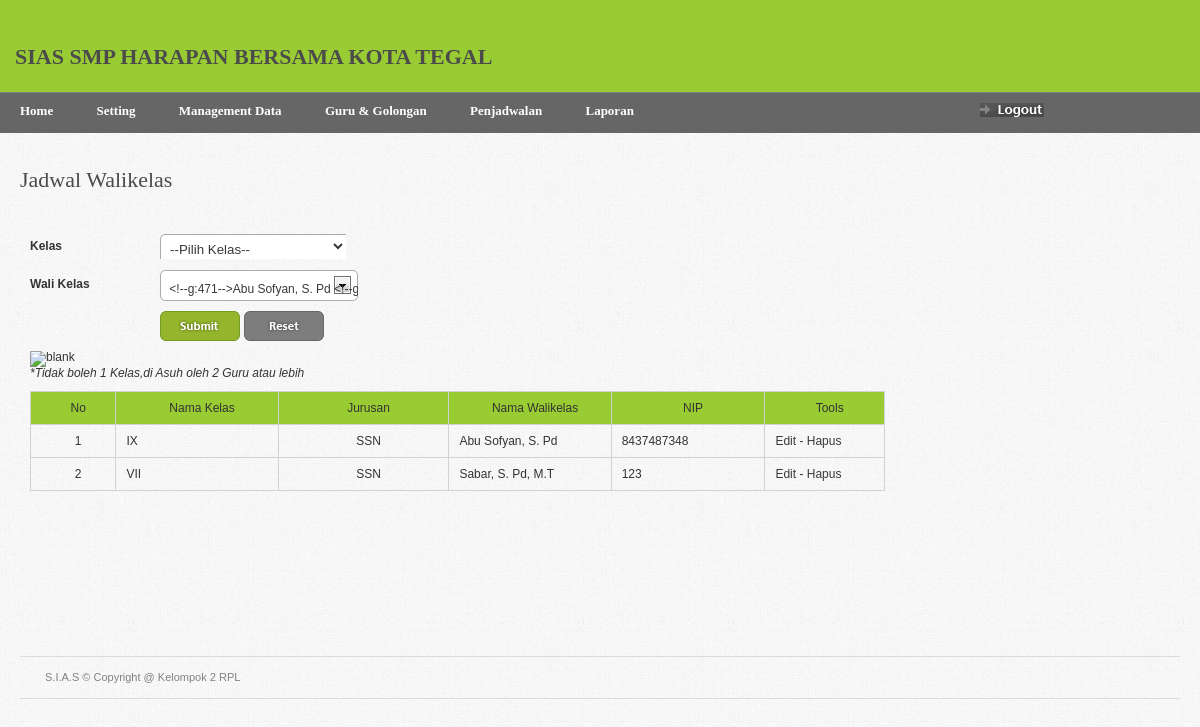
Screenshot of /home.php?page=jadwal_walikelas (signed in) with the database file from the repository.
### tables this page shows
CREATE TABLE IF NOT EXISTS `tbl_jwalikelas` (
  `id_jwalikelas` int(5) NOT NULL auto_increment,
  `nama_kelas` varchar(10) NOT NULL,
  `jurusan` varchar(10) NOT NULL,
  `id_guru` int(5) NOT NULL,
  `nip` char(20) NOT NULL,
  PRIMARY KEY  (`id_jwalikelas`)
);

CREATE TABLE IF NOT EXISTS `data_guru` (
  `id_guru` int(3) NOT NULL auto_increment,
  `nama_guru` varchar(20) NOT NULL,
  `nip` varchar(12) NOT NULL,
  `kota` varchar(30) NOT NULL,
  `tgl` int(2) NOT NULL,
  `bln` varchar(15) NOT NULL,
  `thn` int(4) NOT NULL,
  `kelamin` enum('laki-laki','perempuan') NOT NULL,
  `agama` varchar(20) NOT NULL,
  `alamat_guru` text NOT NULL,
  `tm_tanggal` int(2) NOT NULL,
  `tm_bulan` varchar(15) NOT NULL,
  `tm_tahun` int(4) NOT NULL,
  `pendidikan` varchar(30) NOT NULL,
  `golongan` varchar(30) NOT NULL,
  `jabatan` varchar(30) NOT NULL,
  `gambar` varchar(40) NOT NULL,
  `username` varchar(20) NOT NULL,
  `password` varchar(100) NOT NULL,
  PRIMARY KEY  (`id_guru`)
);

### jadwal_walikelas.php (the view, shortened to what this page needs)
<div id="page-heading">
    <h1>Jadwal Walikelas</h1>
</div>
<table border="0" width="100%" cellpadding="0" cellspacing="0" id="content-table">
<tr>
    <th rowspan="3" class="sized">&nbsp;</th>
    <th class="topleft"></th>
    <td id="tbl-border-top">&nbsp;</td>
    <th class="topright"></th>
    <th rowspan="3" class="sized">&nbsp;</th>
</tr>
<tr>
    <td id="tbl-border-left"></td>
    <td>
    <div id="content-table-inner">
    		<form action="?page=jadwal_walikelas" method="post">
 	        <table border="0" width="100%" cellpadding="0" cellspacing="0">
            <tr valign="top">
              <td>
                  <table border="0" cellpadding="0" cellspacing="0"  id="id-form">
                    <tr>
                      <th valign="top">Kelas</th>
                      <td>
	      <?php
						echo '<select name="nama_kelas" class="inp-form" onchange="document.getElementById(\'prd_name\').value = prdName[this.value]">'; echo '<option>--Pilih Kelas--</option>';
						echo '</select>'; ?>
	     </label></td>
			</tr>
			 <tr>
                      <th valign="top">Wali Kelas</th>
                      <td>
                      </td>
                    </tr>
                    <tr>
                      <th>&nbsp;</th>
                      <td valign="top"><input type="submit" name="submit" value="" class="form-submit" />
                          <input type="reset" value="" class="form-reset"  />
                      </td>
                    </tr>
                  </table>
              </td>
            </tr>
            <tr>
              <td><img src="images/shared/blank.gif" width="695" height="1" alt="blank" /></td>
            </tr>
        	</table>
			</form>
			<p><em>*Tidak boleh 1 Kelas,di Asuh oleh 2 Guru atau lebih<br /></em> </p>
			<p>&nbsp;</p>
        <form id="mainform" action="">
        <table border="0" width="75%" cellpadding="0" cellspacing="0" id="product-table">
        <tr bgcolor="#99CC33">
            <td width="10%"> <div align="center">No	</div></td>
            <td width="19%"> <div align="center">Nama Kelas</div>
              </td>
            <td width="20%"> <div align="center">Jurusan</div>
              </td>
            <td width="19%"> <div align="center">Nama Walikelas</div>
              </td>
            <td width="18%"> <div align="center">NIP</div>
              </td>
            <td width="14%"> <div align="center">Tools</div>
              </td>
        </tr>
        <?php
		$view=mysql_query("select * from tbl_jwalikelas jwalikelas, data_guru guru where jwalikelas.id_guru=guru.id_guru order by jwalikelas.id_jwalikelas asc");
		$no=0;
		while($row=mysql_fetch_array($view)){
		?>
		<tr>
            <td align="center"><?php echo $no=$no+1;?></td>
            <td><?php echo $row['nama_kelas'];?></td>
            <td align="center"><?php echo $row['jurusan'];?></td>
            <td><?php echo $row['nama_guru'];?>
              <div align="center"></div></td>
            <td><?php echo $row['nip'];?></td>
            <td class="options-width">
            <a href="?page=update_jwalikelas&id_jwalikelas=<?php echo $row['id_jwalikelas'];?>">Edit</a> -
			<a href="?page=hapus_jwalikelas&id_jwalikelas=<?php echo $row['id_jwalikelas'];?>">Hapus</a>
            </td>
        </tr>
		<?php
		}
		?>
        </table>
        </form>
    </div>
    </td>
    <td id="tbl-border-right"></td>
</tr>
<tr>
    <th class="sized bottomleft"></th>
    <td id="tbl-border-bottom">&nbsp;</td>
    <th class="sized bottomright"></th>
</tr>
</table>

### css/screen.css (style rules this page uses)
* { margin: 0; padding: 0; }
html, body { height: 100%; }
body { background: url(../images/gray_jean.png); color: #393939; font-family: Arial; font-size: 0px; line-height: 0; }
#content-table { font-size: 0px; line-height: 0px; }
#content-table th.sized { height: 15px; width: 15px; padding: 0; margin: 0; font-size: 0px; line-height: 0px; }
#content-table-inner { font-size: 12px; line-height: 12px; padding: 10px 0 20px 0; }
#tbl-border-top { background: top repeat-x; line-height: 0;font-size: 0px; height: 15px; }
#tbl-border-bottom { background: bottom repeat-x; line-height: 0;font-size: 0px; height: 15px; }
#tbl-border-left { background: left repeat-y; }
#tbl-border-right { background: right repeat-y; }
.topleft { background: no-repeat; width:15px; height:15px; }
.topright { background: no-repeat; width:15px; height:15px; }
.bottomleft { background: no-repeat; width:15px; height:15px; }
.bottomright { background: no-repeat; width:15px; height:15px; }
#page-heading { margin: 0 0 15px 20px; }
h1 { color: #4b4b4b; font-family: Tahoma; font-size: 22px; line-height: 24px; font-weight: normal; }
#product-table { margin-bottom: 20px; }
#product-table td a { color: #393939; }
#product-table td { border: 1px solid #d2d2d2; padding: 10px 0 10px 10px; }
td.options-width { padding: 0 0 0 2px; width: 100px; }
.form-submit { background: url(../images/forms/form_filter.gif) no-repeat; border: none; cursor: pointer; display: block; float: left; height: 30px; margin: 0 4px 0 0; padding: 0; text-indent: -3000px; width: 80px; }
.form-reset { background: url(../images/forms/form_reset.gif) no-repeat; border: none; cursor: pointer; display: block; float: left; height: 30px; text-indent: -3000px; width: 80px; }
.inp-form { background: url(../images/forms/form_inp.gif) no-repeat; border: none; color: #393939; height: 25px; padding: 6px 6px 0 6px; width: 186px; }
#id-form td { padding: 0 0 10px 0; }
#id-form th { line-height: 28px; min-width: 130px; padding: 0 0 10px 0; text-align: left; width: 130px; }
table { border-collapse: collapse; }
a { outline: none; text-decoration: none; }
img { border: 0; }
p { margin: 0px; padding: 0px; }
form { margin: 0; padding: 0; }

### rows the page displays
tbl_jwalikelas: nama_kelas "IX", jurusan "SSN", id_guru.nama_guru "Abu Sofyan, S. Pd", id_guru.nip "8437487348"
tbl_jwalikelas: no "2", nama_kelas "VII", jurusan "SSN", id_guru.nama_guru "Sabar, S. Pd, M.T", id_guru.nip "123"
